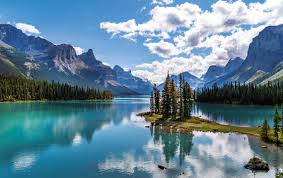
#> input picture images/natur.jpg, 283 x 178 px
$ jupyter execute course3_Image_Annotation.ipynb
#> lines starting #> are read from the running program, lines starting #| are printed output that depends on the picture; after the words box and inside, x2 and y2 are one past the last pixel; in counts of white or black regions, pixels touching at a corner belong together
[cell 1]
import cv2 as cv
import matplotlib.pyplot as plt

[cell 2]
img = cv.imread('images/natur.jpg', cv.IMREAD_COLOR)
#> img is the input picture: shape (178, 283, 3); mean B, G, R 151.5, 132.2, 99.2
plt.imshow(img[:,:,::-1])

Drawing a line

[cell 3]
imgLine = img.copy()
cv.line(imgLine,(50,120),(100,120),(0,0,255),thickness=1,lineType=cv.LINE_8)
#> imgLine: shape (178, 283, 3); 0.1% of pixels changed, all inside (x1, y1, x2, y2) = (50, 120, 101, 121)
plt.imshow(imgLine[:,:,::-1])

Drawing a circle

[cell 4]
imgCirle = img.copy()
cv.circle(imgCirle,(175,100),radius=20,color=(0,255,0),thickness=2,lineType=cv.LINE_AA)
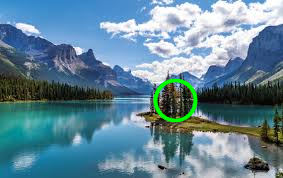
#> imgCirle: shape (178, 283, 3); 1.33% of pixels changed, all inside (x1, y1, x2, y2) = (152, 78, 199, 123)
plt.imshow(imgCirle[:,:,::-1])

Drawing a rectangle

[cell 5]
imgRect = img.copy()
cv.rectangle(imgRect,pt1=(140,60),pt2=(200,140),color=(255,0,0),thickness=2,lineType=cv.LINE_AA)
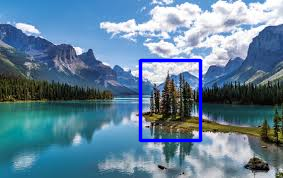
#> imgRect: shape (178, 283, 3); 2.76% of pixels changed, all inside (x1, y1, x2, y2) = (138, 58, 203, 143)
plt.imshow(imgRect[:,:,::-1])

Putting text on the image

[cell 6]
from networkx import center


imgText = img.copy()
text= "image annotation with opencv"
FontScale = 0.5
FontFace = cv.FONT_HERSHEY_SIMPLEX
FontColor = (0,255,255)
cv.putText(imgText,text,(40,20),FontFace,FontScale,FontColor,thickness=1,lineType=cv.LINE_AA)
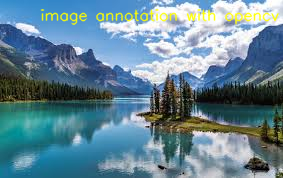
#> imgText: shape (178, 283, 3); 2.97% of pixels changed, all inside (x1, y1, x2, y2) = (40, 9, 280, 26)
plt.imshow(imgText[:,:,::-1])
